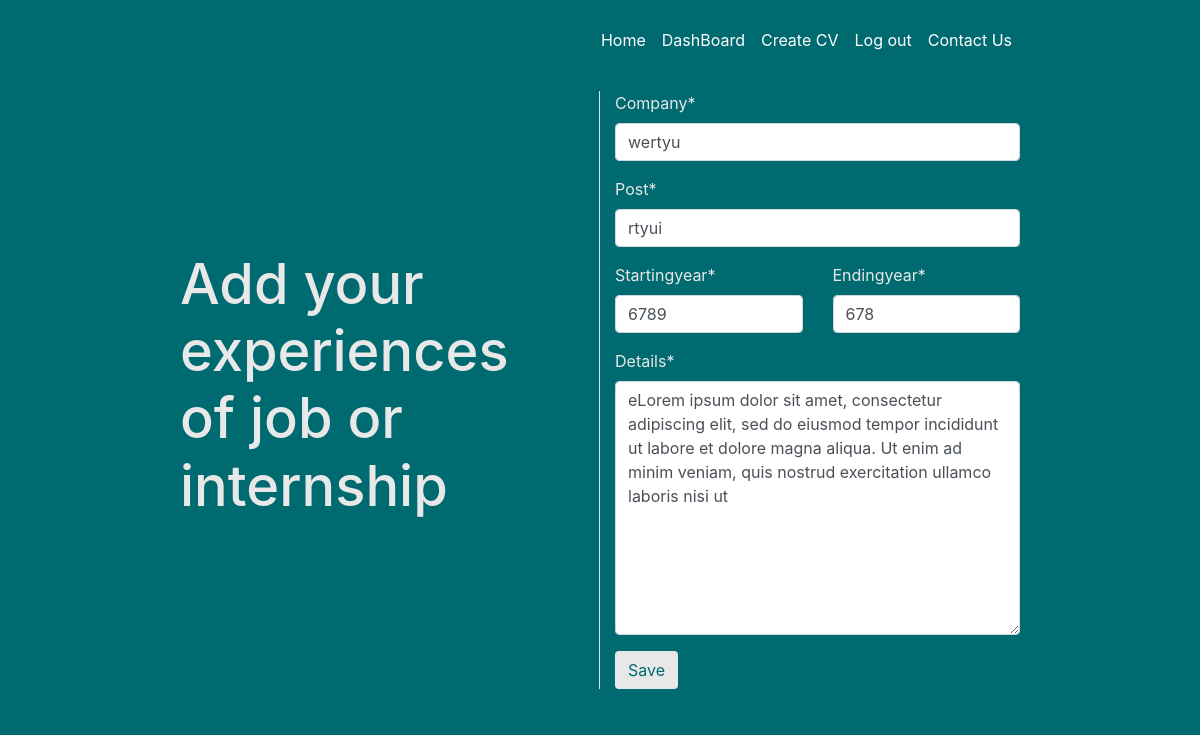
/addcv/updateexperience/59/16 (signed in), run on the app's committed database.
### addcv/models.py (models this page shows, shortened)
class experience(models.Model):
    added_by = models.ForeignKey(person,
        null=True, blank=True, on_delete=models.CASCADE)
    company=models.CharField(max_length=40)
    startingyear=models.IntegerField(null=True)
    endingyear=models.IntegerField(null=True)
    post=models.CharField(max_length=50,null=True)
    details=models.TextField(max_length=200,null=True)

### addcv/views.py (the view, shortened to what this page needs)
# urls.py: path('updateexperience/<int:person_id>/<int:exp_id>', views.updateexperience, name='updateexperience'),
@login_required(login_url='/login/')
def updateexperience(request,person_id,exp_id):
    exp = experience.objects.get(id=exp_id)
    fm = experienceform(instance=exp)
    return render(request, 'form/experience.html', {'form': fm})

### addcv/forms.py
class experienceform(forms.ModelForm):
    class Meta:
        model = experience
        fields='__all__'

### addcv/templates/form/experience.html (shortened to what this page needs)
{% extends 'seavs/base.html' %}
{% load crispy_forms_tags %}
{% block content %}
<div class="container-fluid sidetitle">
  <div class="row">
    <div class="col-6 border-right">
      <h1 class="subheading">Add your experiences of job or internship</h1>
    </div>
    <div class="col-6">
      <form method="POST">
          <div class="row">
            <div class="col-12" name="firstname">
              {{ form.company|as_crispy_field }}
            </div>
            <div class="col-12">
              {{ form.post|as_crispy_field}}
            </div>
          </div>
          <div class="row">
            <div class="col-6">
              {{ form.startingyear|as_crispy_field }}
            </div>
            <div class="col-6">
              {{ form.endingyear|as_crispy_field }}
            </div>
          </div>
          <div class="row">
            <div class="col-12">
              {{ form.details|as_crispy_field }}
            </div>
          </div>
          <button type="submit" class="titlebutton btn btn-md">Save</button>
      </form>
    </div>
  </div>
</div>
{%endblock content %}

### seavs/static/seavs/main.css (style rules this page uses)
body { background-color: #006a71; margin-bottom: 20px; }
.container-fluid { padding: 1.5% 15%; align-content: left; }
.titlebutton { align-items: center; background-color: #e8e8e8; color: #006a71; opacity: 1; }
.sidetitle { background-color: #006a71; color: #e8e8e8; align-items: center; }
.subheading { background-color: #006a71; color: #e8e8e8; font-size: 3.5rem; padding-top: 10rem; padding-bottom: 1%; padding-right: 3rem; }

### data on the page
experience: company "wertyu", post "rtyui", startingyear "6789", endingyear "678", details "eLorem ipsum dolor sit amet, consectetur adipiscing elit, sed do eiusmod tempor incididunt ut labore et dolore magna aliqua. Ut enim ad minim veniam, quis nostrud exercitation ullamco laboris nisi ut"
